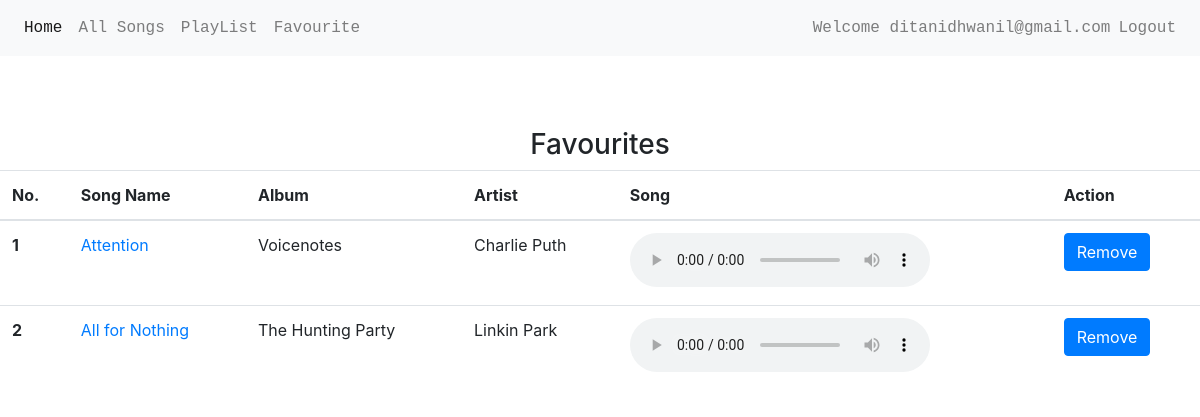
The app's page /favourite/ (signed in) with its own data.
### accounts/models.py (models this page shows, shortened)
class User(AbstractBaseUser, PermissionsMixin):
    email = models.EmailField(_('Email Address'), max_length=255, unique=True)
    first_name = models.CharField(_('First Name'), max_length=255, blank=True, null=True)
    last_name = models.CharField(_('Last Name'), max_length=255, blank=True, null=True)
    is_active = models.BooleanField(_('Active'), default=False)
    is_staff = models.BooleanField(_('Staff'), default=False)
    is_artist = models.BooleanField(_('Artist'), default=False)
    date_joined = models.DateTimeField(_('Created On'), default=timezone.now)
    USERNAME_FIELD = 'email'
    EMAIL_FIELD = 'email'
    REQUIRED_FIELD = []
    objects = UserManager()

### musicapp/models.py (models this page shows)
class Song(models.Model):
    Language_Choice = (
        ('Hindi', 'Hindi'),
        ('English', 'English'),
    )
    name = models.CharField(max_length=200)
    album = models.CharField(max_length=200)
    language = models.CharField(max_length=20, choices=Language_Choice, default='Hindi')
    year = models.IntegerField()
    artist = models.CharField(max_length=200)
    song_file = models.FileField(upload_to='music/')
    thumbnail = models.ImageField(upload_to='thumbnails/')
    added_on = models.DateTimeField(default=timezone.now)
    def __str__(self):
        return self.name

### musicapp/views.py (the view)
# urls.py: path('favourite/', views.favourite, name='favourite'),
@login_required(login_url='login')
def favourite(request):
    playlist_name = 'favorite'
    songs = Song.objects.filter(playlist__user=request.user, playlist__name=playlist_name).distinct()
    print(f'songs: {songs}')
    if request.method == "POST":
        song_id = list(request.POST.keys())[1]
        favourite_song = Playlist.objects.filter(user=request.user, song__id=song_id, playlist__name='favorite')
        favourite_song.delete()
        messages.success(request, "Removed from favourite!")
    context = {'songs': songs, 'playlist_name': playlist_name}
    return render(request, 'musicapp/favourite.html', context=context)

### musicapp/templates/musicapp/favourite.html (shortened to what this page needs)
{% extends 'base.html' %}
{% block body %}
{% include 'nav.html' %}
<br>
<br>
<br>
<center>
  <h3>Favourites</h3>
</center>
<table class="table" ">
  <thead>
    <tr>
      <th scope="col">No.</th>
      <th scope="col">Song Name</th>
      <th scope="col">Album</th>
      <th scope="col">Artist</th>
      <th scope="col">Song</th>
      <th scope="col">Action</th>
    </tr>
  </thead>
  <tbody>
    {% if songs %}
    {% for song in songs %}
    <tr>
      <th scope="row">{{forloop.counter}}</th>
      <td><a href="{% url 'detail' song.id %}">{{song.name}}</a></td>
      <td>{{song.album}}</td>
      <td>{{song.artist}}</td>
      <td>
        <audio controls>
          <source src="{{ song.song_file.url }}" type="audio/mpeg">
        </audio>
      </td>
      <td>
        <form method="post">
          <input class="btn btn-primary" type="submit" value="Remove" name={{song.id}}>
        </form>
      </td>
    </tr>
    {% endfor %}
    {% endif %}
  </tbody>
</table>
{% endblock body %}

### templates/nav.html (shortened to what this page needs)
<nav class="navbar navbar-expand-sm navbar-light bg-light">
    <div class="collapse navbar-collapse" id="collapsibleNavId">
        <ul class="navbar-nav mr-auto mt-2 mt-lg-0">
            <li class="nav-item active">
                <a class="nav-link" href="{% url 'home' %}">Home</a>
            </li>
            <li class="nav-item">
                <a class="nav-link" href="{% url 'all_songs' %}">All Songs</a>
            </li>
            <li class="nav-item">
                <a class="nav-link" href="{% url 'playlist' %}">PlayList</a>
            </li>
            <li class="nav-item">
                <a href="{% url 'favourite' %}" class="nav-link">Favourite</a>
            </li>
        </ul>
        <ul class="navbar-nav">
            {% if user.is_authenticated %}
                <span class='navbar-text'>Welcome {{ user.email }}</span>
                <li>
                    <a class="nav-link" href="/accounts/logout">Logout</a>
                </li>
            {% endif %}
        </ul>
    </div>
</nav>

### templates/base.html (style rules this page uses)
.navbar { font-family: 'Source Code Pro', monospace; }
html { position: relative; min-height: 100%; }
body { margin-bottom: 0px; }

### records on screen
User: email "ditanidhwanil@gmail.com"
Song: name "Attention", album "Voicenotes", artist "Charlie Puth"
Song: name "All for Nothing", album "The Hunting Party", artist "Linkin Park"
